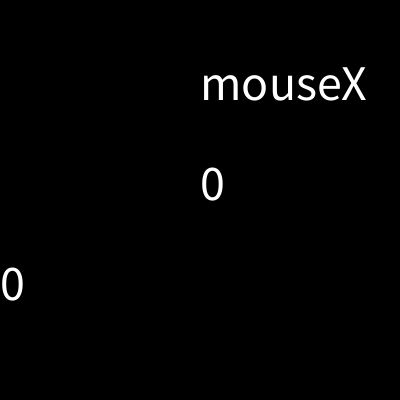
Frame 1 (no input)
Frame 60 (the mouse pressed at the canvas centre just before this capture): identical to frame 1, image omitted
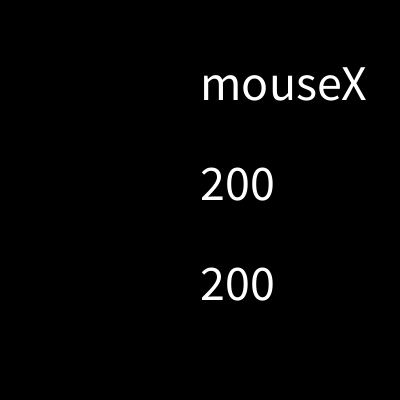
Frame 120 (the mouse held since frame 60 and released just before this capture)

The Processing sketch that drew these frames (run headless with seeded random() and noise(); from frame 60 on, the mouse is pressed at the canvas centre):

// Processing sketch: sketch_230411a
// ── sketch_230411a.pde
PImage miImagen;



//declaracion del setup:
void setup() {
  size(400, 400);
}

void draw() {
  background(0);
  textSize(50);
  fill(255);
  text("mouseX", 200, 100);
  text(mouseX, 200, 200);
  text(mouseX, mouseX, 300);
}

void mousePressed() {
  println("click");
  background(255, 0, 0);
}

void mouseReleased() {
  println("solto del boton del mouse");
  background(0, 255, 0);
}
//eventos de mouse:
/*
mouseClicked()
 mouseDragged()
 mouseMoved()
 
 //eventos de teclado:
 keyPressed()
 keyReleased()
 
 */
